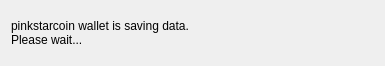
<?xml version="1.0" encoding="UTF-8"?>
<ui version="4.0">
 <class>ExitWidget</class>
 <widget class="QWidget" name="ExitWidget">
  <property name="geometry">
   <rect>
    <x>0</x>
    <y>0</y>
    <width>385</width>
    <height>66</height>
   </rect>
  </property>
  <property name="windowTitle">
   <string>Saving data</string>
  </property>
  <layout class="QVBoxLayout" name="verticalLayout">
   <item>
    <widget class="QLabel" name="label">
     <property name="text">
      <string>pinkstarcoin wallet is saving data.
Please wait...</string>
     </property>
    </widget>
   </item>
  </layout>
 </widget>
 <resources/>
 <connections/>
</ui>
